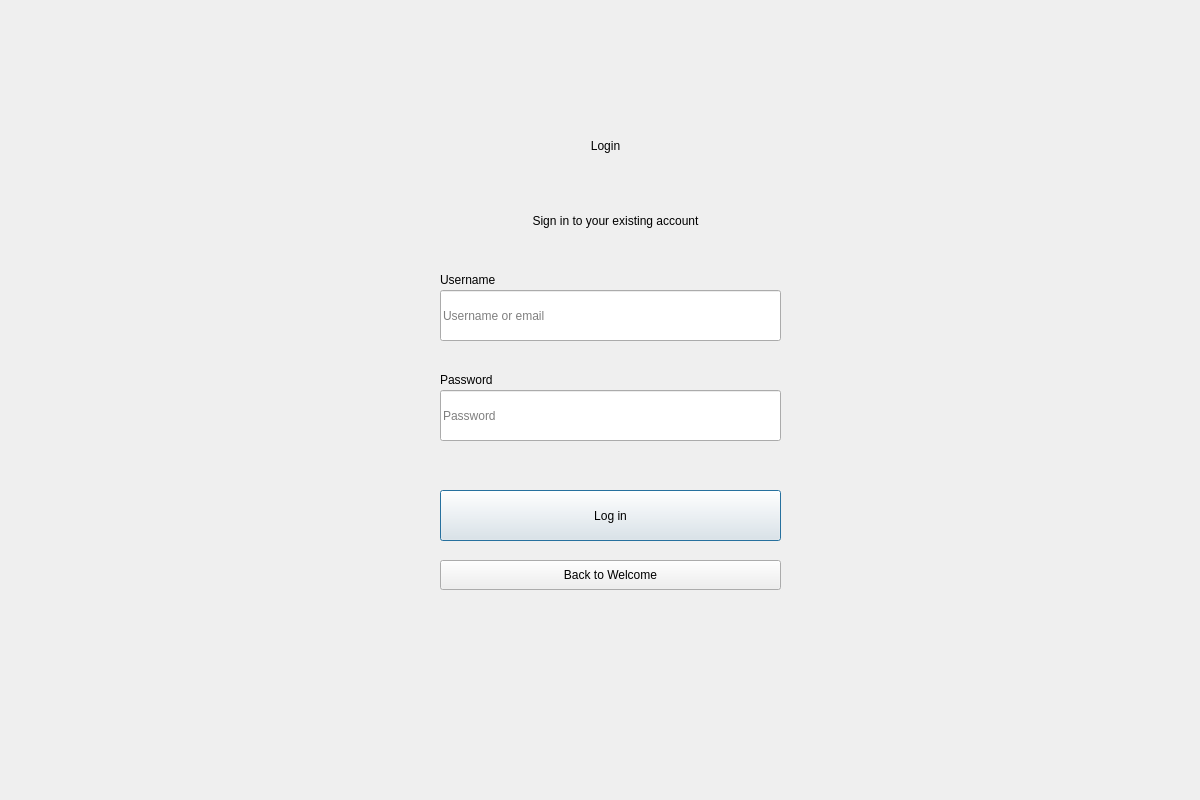
<?xml version="1.0" encoding="UTF-8"?>
<ui version="4.0">
 <class>Dialog</class>
 <widget class="QDialog" name="Dialog">
  <property name="geometry">
   <rect>
    <x>0</x>
    <y>0</y>
    <width>1200</width>
    <height>800</height>
   </rect>
  </property>
  <property name="windowTitle">
   <string>Dialog</string>
  </property>

  <widget class="QWidget" name="bgwidget" native="true">
   <property name="geometry">
    <rect>
     <x>0</x>
     <y>0</y>
     <width>1201</width>
     <height>801</height>
    </rect>
   </property>

   <property name="styleSheet">
    <string notr="true">
QWidget#bgwidget[theme="light"] {
    background-color: qlineargradient(spread:pad,
                                      x1:0, y1:0,
                                      x2:1, y2:1,
                                      stop:0 #DCC7AA,
                                      stop:1 #FFFFFF);
}
QWidget#bgwidget[theme="dark"] {
    background-color: qlineargradient(spread:pad,
                                      x1:0, y1:0,
                                      x2:1, y2:1,
                                      stop:0 #8B5E3C,
                                      stop:1 #F5F1E6);
}

QWidget#bgwidget QLabel {
    font: 11pt "Segoe UI";
}
QWidget#bgwidget[theme="light"] QLabel {
    color: #3A2A20;
}
QWidget#bgwidget[theme="dark"] QLabel {
    color: #F5F1E6;
}

QWidget#bgwidget QLabel#label {
    font: 700 32pt "Segoe UI";
}

QWidget#bgwidget QLabel#error {
    font: 10pt "Segoe UI";
    color: #FF4D4D;
}

QWidget#bgwidget[theme="light"] QLineEdit {
    border-radius: 10px;
    padding: 6px 10px;
    font: 11pt "Segoe UI";
    border: 1px solid #C97B5A;
    background-color: #FFFFFF;
    color: #3A2A20;
}
QWidget#bgwidget[theme="dark"] QLineEdit {
    border-radius: 10px;
    padding: 6px 10px;
    font: 11pt "Segoe UI";
    border: 1px solid #F5F1E6;
    background-color: #8B5E3C;
    color: #F5F1E6;
}
QWidget#bgwidget QLineEdit:focus {
    border: 1px solid #C97B5A;
}

QWidget#bgwidget[theme="light"] QPushButton#login {
    border-radius: 20px;
    font: 600 12pt "Segoe UI";
    padding: 8px 12px;
    border: none;
    background-color: qlineargradient(spread:pad,
                                      x1:0, y1:0,
                                      x2:1, y2:0,
                                      stop:0 #C97B5A,
                                      stop:1 #B06345);
    color: #FFFFFF;
}
QWidget#bgwidget[theme="light"] QPushButton#login:hover {
    background-color: qlineargradient(spread:pad,
                                      x1:0, y1:0,
                                      x2:1, y2:0,
                                      stop:0 #D18764,
                                      stop:1 #BD6D4F);
}
QWidget#bgwidget[theme="light"] QPushButton#login:pressed {
    background-color: qlineargradient(spread:pad,
                                      x1:0, y1:0,
                                      x2:1, y2:0,
                                      stop:0 #A3573C,
                                      stop:1 #8B4731);
}

QWidget#bgwidget[theme="dark"] QPushButton#login {
    border-radius: 20px;
    font: 600 12pt "Segoe UI";
    padding: 8px 12px;
    border: none;
    background-color: qlineargradient(spread:pad,
                                      x1:0, y1:0,
                                      x2:1, y2:0,
                                      stop:0 #8B5E3C,
                                      stop:1 #F5F1E6);
    color: #8B5E3C;
}
QWidget#bgwidget[theme="dark"] QPushButton#login:hover {
    background-color: qlineargradient(spread:pad,
                                      x1:0, y1:0,
                                      x2:1, y2:0,
                                      stop:0 #9C6B45,
                                      stop:1 #F5F1E6);
}
QWidget#bgwidget[theme="dark"] QPushButton#login:pressed {
    background-color: qlineargradient(spread:pad,
                                      x1:0, y1:0,
                                      x2:1, y2:0,
                                      stop:0 #754B30,
                                      stop:1 #E4D7C1);
}

QWidget#bgwidget[theme="light"] QPushButton#backToWelcome {
    background-color: transparent;
    border: none;
    border-radius: 0;
    font: 10pt "Segoe UI";
    padding: 0px;
    text-align: center;
    color: #C97B5A;
    text-decoration: underline;
}
QWidget#bgwidget[theme="dark"] QPushButton#backToWelcome {
    background-color: transparent;
    border: none;
    border-radius: 0;
    font: 10pt "Segoe UI";
    padding: 0px;
    text-align: center;
    color: #F5F1E6;
    text-decoration: underline;
}
QWidget#bgwidget QPushButton#backToWelcome:hover {
    opacity: 0.8;
}
    </string>
   </property>

   <widget class="QLabel" name="label">
    <property name="geometry">
     <rect>
      <x>530</x>
      <y>110</y>
      <width>151</width>
      <height>71</height>
     </rect>
    </property>
    <property name="styleSheet">
     <string notr="true"/>
    </property>
    <property name="text">
     <string>Login</string>
    </property>
    <property name="alignment">
     <set>Qt::AlignCenter</set>
    </property>
   </widget>

   <widget class="QLabel" name="label_2">
    <property name="geometry">
     <rect>
      <x>420</x>
      <y>200</y>
      <width>391</width>
      <height>41</height>
     </rect>
    </property>
    <property name="styleSheet">
     <string notr="true"/>
    </property>
    <property name="text">
     <string>Sign in to your existing account</string>
    </property>
    <property name="alignment">
     <set>Qt::AlignCenter</set>
    </property>
   </widget>

   <widget class="QLineEdit" name="emailfield">
    <property name="geometry">
     <rect>
      <x>440</x>
      <y>290</y>
      <width>341</width>
      <height>51</height>
     </rect>
    </property>
    <property name="styleSheet">
     <string notr="true"/>
    </property>
    <property name="placeholderText">
     <string>Username or email</string>
    </property>
   </widget>

   <widget class="QLineEdit" name="passwordfield">
    <property name="geometry">
     <rect>
      <x>440</x>
      <y>390</y>
      <width>341</width>
      <height>51</height>
     </rect>
    </property>
    <property name="styleSheet">
     <string notr="true"/>
    </property>
    <property name="placeholderText">
     <string>Password</string>
    </property>
   </widget>

   <widget class="QLabel" name="label_3">
    <property name="geometry">
     <rect>
      <x>440</x>
      <y>270</y>
      <width>81</width>
      <height>20</height>
     </rect>
    </property>
    <property name="styleSheet">
     <string notr="true"/>
    </property>
    <property name="text">
     <string>Username</string>
    </property>
   </widget>

   <widget class="QLabel" name="label_4">
    <property name="geometry">
     <rect>
      <x>440</x>
      <y>370</y>
      <width>81</width>
      <height>20</height>
     </rect>
    </property>
    <property name="styleSheet">
     <string notr="true"/>
    </property>
    <property name="text">
     <string>Password</string>
    </property>
   </widget>

   <widget class="QLabel" name="error">
    <property name="geometry">
     <rect>
      <x>440</x>
      <y>456</y>
      <width>341</width>
      <height>20</height>
     </rect>
    </property>
    <property name="styleSheet">
     <string notr="true"/>
    </property>
    <property name="text">
     <string/>
    </property>
   </widget>

   <widget class="QPushButton" name="login">
    <property name="geometry">
     <rect>
      <x>440</x>
      <y>490</y>
      <width>341</width>
      <height>51</height>
     </rect>
    </property>
    <property name="styleSheet">
     <string notr="true"/>
    </property>
    <property name="text">
     <string>Log in</string>
    </property>
   </widget>

   <widget class="QPushButton" name="backToWelcome">
    <property name="geometry">
     <rect>
      <x>440</x>
      <y>560</y>
      <width>341</width>
      <height>30</height>
     </rect>
    </property>
    <property name="styleSheet">
     <string notr="true"/>
    </property>
    <property name="text">
     <string>Back to Welcome</string>
    </property>
   </widget>

  </widget>
 </widget>
 <resources/>
 <connections/>
</ui>
